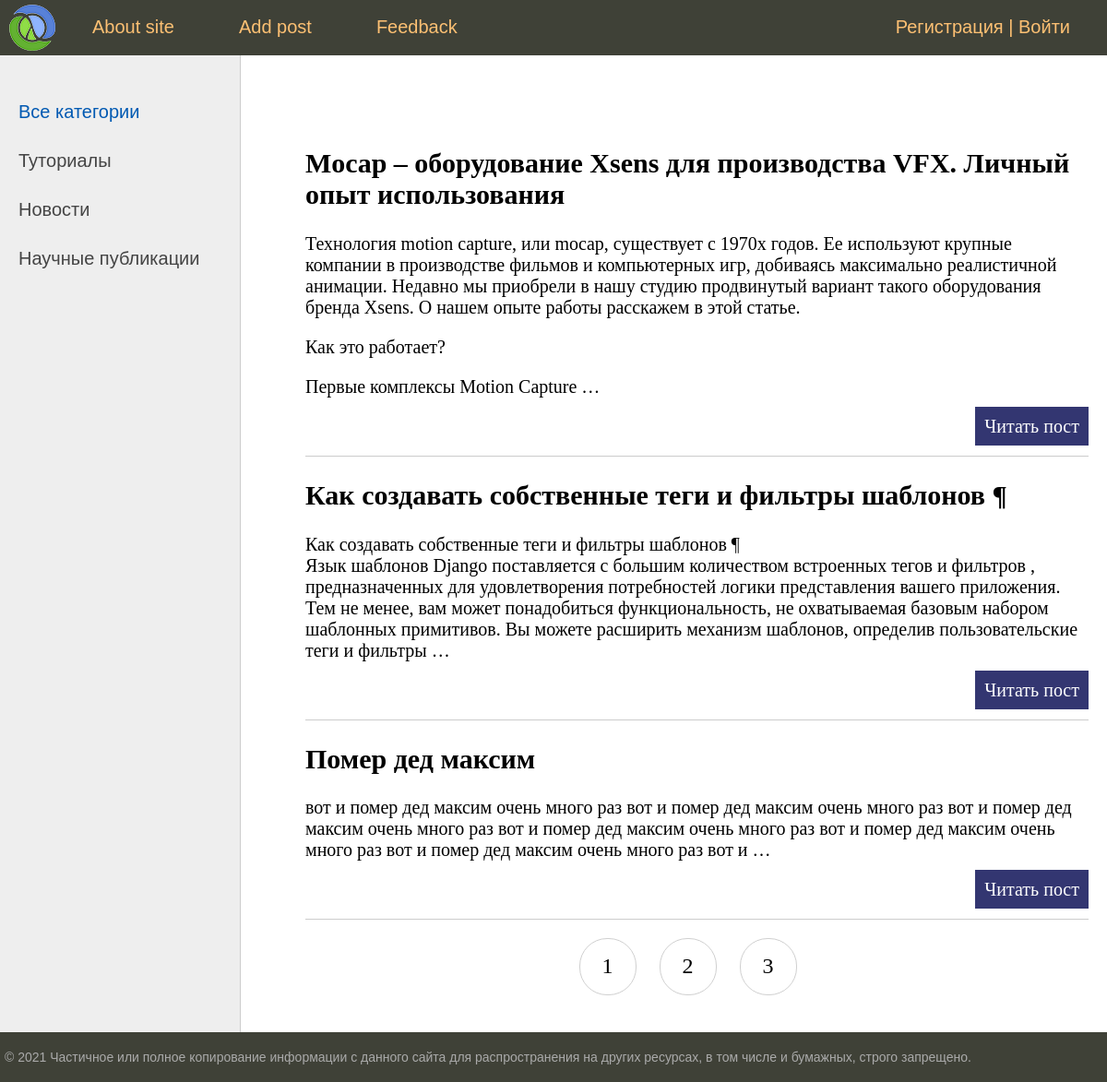
/s/, run on the app's committed database.
### secondapp/models.py (models this page shows, shortened)
class Category(models.Model):
    name = models.CharField(max_length=250)
    slug = models.SlugField(verbose_name='URL', unique=True, db_index=True)
    def get_absolute_url(self):
        return reverse('category', kwargs={'cat_slug': self.slug})
    class Meta:
        verbose_name = 'Категория'
        verbose_name_plural = 'Категории'

class Blog(models.Model):
    title=models.CharField(max_length=250,verbose_name='Заголовок')
    slug=models.SlugField(verbose_name='URL',unique=True,db_index=True)
    content=models.TextField(verbose_name='Контент')
    time_create=models.DateTimeField(auto_now_add=True,verbose_name='Время создания')
    time_update=models.DateTimeField(auto_now=True)
    is_published=models.BooleanField(default=True)
    cat = models.ForeignKey('Category',on_delete=models.PROTECT, null=True,verbose_name="Категория")
    def get_absolute_url(self):
        return reverse('post',kwargs={'post_slug':self.slug})
    class Meta:
        verbose_name='Статья'
        verbose_name_plural='Статьи'

### secondapp/views.py (the view)
# urls.py: path('',BlogHome.as_view(), name='home'),
class BlogHome(DataMixin,ListView):
    model = Blog
    template_name = 'secondapp/index.html'
    def get_context_data(self, *, object_list=None, **kwargs):
        context = super().get_context_data(**kwargs)
        c_def = self.get_user_context(title='Главная страница')
        return dict(list(context.items())+list(c_def.items()))
    def get_queryset(self):
        return Blog.objects.filter(is_published=True)

### secondapp/utils.py (called while the page is built)
        def get_user_context(self,**kwargs):
                context = kwargs
                cats = Category.objects.all()
                context['menu'] = menu
                context['cats'] = cats
                if 'cat_selected' not in context:
                        context['cat_selected']=0
                return context

### secondapp/templates/secondapp/index.html (shortened to what this page needs)
{% extends 'secondapp/base.html' %}
{% block content %}
<ul class="list-articles">
	{% for p in object_list %}
			<li><h2>{{p.title}}</h2>
	{% autoescape on %}
	{{p.content|linebreaks|truncatewords:50}}
	{% endautoescape %}
			<p class="link-read-post"><a href="{{p.get_absolute_url}}">Читать пост</a></p>
			</li>
	{% endfor %}
</ul>
{% endblock %}

### secondapp/templates/secondapp/base.html (shortened to what this page needs)
{% load static %}
{% load secondapp_tags %}
<html>
<head>
	<link type="text/css" href="{% static 'secondapp/css/styles.css' %}" rel="stylesheet" />
</head>
<body>
<table class="table-page" border=0 cellpadding="0" cellspacing="0">
<tr><td valign=top>
{% block mainmenu %}
		<div class="header">
			<ul id="mainmenu" class="mainmenu">
			<li class="logo"><a href="{% url 'home'%}"><div class="logo"></div></a></li>
{% for m in menu %}
			<li><a href="{% url m.url_name %}">{{m.title}}</a></li>
{% endfor %}
				{%if request.user.is_authenticated%}
				<li class="last">{{user.username}}|<a href="{% url 'logout' %}">Log out</a></li>
				{%else%}
				<li class="last"><a href="{% url 'register' %}">Регистрация</a> | <a href="{% url 'login' %}">Войти</a></li>
				{%endif%}
			</ul>
		</div>
{% endblock mainmenu %}
<table class="table-content" border=0 cellpadding="0" cellspacing="0">
<tr>
	<td valign="top" class="left-chapters">
	<ul id="leftchapters">
{% if cat_selected == 0 %}
		<li class="selected">Все категории</li>
{% else %}
		<li><a href="{% url 'home' %}">Все категории</a></li>
{% endif %}
{%for c in cats%}
		{% if c.pk == cat_selected %}
		<li class="selected">{{c.name}}</li>
	{% else %}
		<li><a href="{{ c.get_absolute_url }}">{{c.name}}</a></li>
	{% endif %}
{%endfor%}
	</ul>
</td>
<td valign="top" class="content">
	<div class="content-text">
{% block content %}
{% endblock %}
<nav class="list-pages">
	<ul>
		{%for p in paginator.page_range%}
		<li class="page-num">
			<a href="?page={{ p }}">{{ p }}</a>
		</li>
		{%endfor%}
	</ul>
</nav>
	</div>
</td></tr></table>
</td></tr>
<tr><td valign=top>
	<div id="footer">
		<p>&copy; 2021 Частичное или полное копирование информации с данного сайта для распространения на других ресурсах, в том числе и бумажных, строго запрещено.</p>
	</div>
</td></tr></table>
</body>
</html>

### secondapp/static/secondapp/css/styles.css (style rules this page uses)
html, body { font-family: 'Arial'; margin: 0; padding: 0; height: 100%; width: 100%; color: #444; }
a { color: #0059b2; text-decoration: none; }
p.link-read-post { text-align: right; }
p.link-read-post a { padding: 10px; min-width: 100px; background: #333671; color: #fff; text-decoration: none; }
ul.list-articles { list-style: none; margin: 0; padding: 0; }
ul.list-articles li { border-bottom: 1px solid #ccc; }
.table-page { width: 100%; height: 100%; vertical-align: top; }
.table-page tr { height: 100%; }
.header { background: #3F4137; height: 60px; }
.logo { background: url('../images/logo.png') no-repeat 10px 5px; width: 70px; height: 60px; }
ul.mainmenu { list-style: none; margin: 0; padding: 0; height: 60px; color: #fdc073; font-size: 20px; overflow: hidden; }
ul.mainmenu li { float: left; margin: 18px 40px 0 30px; }
ul.mainmenu li.logo { margin: 0; }
ul.mainmenu li.last { float: right; }
ul.mainmenu li a { color: #fdc073; text-decoration: none; }
.table-content { width: 100%; min-height: 100%; height: 100%; }
.left-chapters { margin: 0; background: #eee; border-right: 1px solid #ccc; min-height: 100%; }
.left-chapters ul { width: 230px; min-height: 100%; margin: 0; padding: 20px 10px 10px 20px; list-style: none; font-size: 20px; }
.left-chapters ul li { margin: 30px 0 0 0; color: #999; }
.left-chapters ul li.selected { color: #0059b2; }
.left-chapters ul li a { color: #444; text-decoration: none; }
.content { padding: 40px 20px 20px 40px; width: 100%; box-sizing: border-box; }
.content-text { margin: 60px 0 0 30px; color: #000; font-size: 20px; font-family: Yandex Sans Display Light; }
#footer { box-sizing: border-box; background: #3F4137; padding: 5px; color: #aaa; font-size: 14px; font-family: Verdana, Geneva, Arial, Helvetica; text-align: left; overflow: hidden; }
.list-pages { text-align: center; margin: 0 0 20px 0; }
.list-pages ul { margin: 20px 0 0 0; padding: 0; list-style: none; }
.list-pages ul li { display: inline-block; margin: 0 20px 0 0; }
.list-pages a { color: #000; font-size: 24px; text-decoration: none; }
.list-pages .page-num, .page-num-selected { display: inline-block; width: 60px; height: 44px; padding: 16px 0 0 0; border: 1px solid #d0d0d0; border-radius: 30px; }

### data on the page
Category: name "Туториалы"
Category: name "Новости"
Category: name "Научные публикации"
Blog: title "Mocap – оборудование Xsens для производства VFX. Личный опыт использования", content "Технология motion capture, или mocap, существует с 1970х годов. Ее используют крупные компании в производстве фильмов и компьютерных игр, добиваясь максимально реалистичной анимации. Недавно мы приобрели в нашу студию продвинутый вариант такого оборудования бренда Xsens. О нашем опыте работы расскажем в этой статье. Как это работает? Первые комплексы Motion Capture …"
Blog: title "Как создавать собственные теги и фильтры шаблонов ¶", content "Как создавать собственные теги и фильтры шаблонов ¶ Язык шаблонов Django поставляется с большим количеством встроенных тегов и фильтров , предназначенных для удовлетворения потребностей логики представления вашего приложения. Тем не менее, вам может понадобиться функциональность, не охватываемая базовым набором шаблонных примитивов. Вы можете расширить механизм шаблонов, определив пользовательские теги и фильтры …"
Blog: title "Помер дед максим", content "вот и помер дед максим очень много раз вот и помер дед максим очень много раз вот и помер дед максим очень много раз вот и помер дед максим очень много раз вот и помер дед максим очень много раз вот и помер дед максим очень много раз вот и …"

### other printed values
{{ m.title }} "About site" "Add post" "Feedback"
{{ p }} "1" "2" "3"
